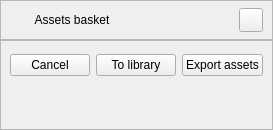
               <widget class="QWidget" name="page_5">
                <layout class="QVBoxLayout" name="verticalLayout_9">
                 <property name="spacing">
                  <number>0</number>
                 </property>
                 <property name="leftMargin">
                  <number>0</number>
                 </property>
                 <property name="topMargin">
                  <number>0</number>
                 </property>
                 <property name="rightMargin">
                  <number>0</number>
                 </property>
                 <property name="bottomMargin">
                  <number>0</number>
                 </property>
                 <item>
                  <widget class="QFrame" name="basket_frame">
                   <property name="minimumSize">
                    <size>
                     <width>0</width>
                     <height>40</height>
                    </size>
                   </property>
                   <property name="maximumSize">
                    <size>
                     <width>16777215</width>
                     <height>40</height>
                    </size>
                   </property>
                   <property name="frameShape">
                    <enum>QFrame::StyledPanel</enum>
                   </property>
                   <property name="frameShadow">
                    <enum>QFrame::Raised</enum>
                   </property>
                   <layout class="QHBoxLayout" name="horizontalLayout_19">
                    <property name="topMargin">
                     <number>0</number>
                    </property>
                    <property name="bottomMargin">
                     <number>0</number>
                    </property>
                    <item>
                     <widget class="QLabel" name="basket_label">
                      <property name="text">
                       <string>Assets basket</string>
                      </property>
                      <property name="alignment">
                       <set>Qt::AlignCenter</set>
                      </property>
                     </widget>
                    </item>
                    <item alignment="Qt::AlignRight">
                     <widget class="QPushButton" name="callaps_btn_f">
                      <property name="minimumSize">
                       <size>
                        <width>24</width>
                        <height>24</height>
                       </size>
                      </property>
                      <property name="maximumSize">
                       <size>
                        <width>24</width>
                        <height>24</height>
                       </size>
                      </property>
                      <property name="text">
                       <string/>
                      </property>
                      <property name="icon">
                       <iconset resource="../resurses.qrc">
                        <normaloff>:/icons/icons/x-circle.svg</normaloff>:/icons/icons/x-circle.svg</iconset>
                      </property>
                      <property name="iconSize">
                       <size>
                        <width>24</width>
                        <height>24</height>
                       </size>
                      </property>
                     </widget>
                    </item>
                   </layout>
                  </widget>
                 </item>
                 <item>
                  <widget class="QFrame" name="frame">
                   <property name="frameShape">
                    <enum>QFrame::StyledPanel</enum>
                   </property>
                   <property name="frameShadow">
                    <enum>QFrame::Raised</enum>
                   </property>
                   <layout class="QVBoxLayout" name="basket_layout">
                    <item>
                     <widget class="QWidget" name="add_asset_btn_contaner_2" native="true">
                      <property name="minimumSize">
                       <size>
                        <width>0</width>
                        <height>30</height>
                       </size>
                      </property>
                      <layout class="QHBoxLayout" name="horizontalLayout_20">
                       <property name="leftMargin">
                        <number>0</number>
                       </property>
                       <property name="topMargin">
                        <number>0</number>
                       </property>
                       <property name="rightMargin">
                        <number>0</number>
                       </property>
                       <property name="bottomMargin">
                        <number>0</number>
                       </property>
                       <item>
                        <widget class="QPushButton" name="erase_basket_button">
                         <property name="text">
                          <string>Cancel</string>
                         </property>
                         <property name="icon">
                          <iconset resource="../resurses.qrc">
                           <normaloff>:/icons/icons/x-square.svg</normaloff>:/icons/icons/x-square.svg</iconset>
                         </property>
                         <property name="iconSize">
                          <size>
                           <width>24</width>
                           <height>24</height>
                          </size>
                         </property>
                        </widget>
                       </item>
                       <item>
                        <widget class="QPushButton" name="export_to_lib_button">
                         <property name="text">
                          <string>To library</string>
                         </property>
                         <property name="icon">
                          <iconset resource="../resurses.qrc">
                           <normaloff>:/icons/icons/file.svg</normaloff>:/icons/icons/file.svg</iconset>
                         </property>
                         <property name="iconSize">
                          <size>
                           <width>24</width>
                           <height>24</height>
                          </size>
                         </property>
                        </widget>
                       </item>
                       <item>
                        <widget class="QPushButton" name="export_basket_button">
                         <property name="minimumSize">
                          <size>
                           <width>0</width>
                           <height>0</height>
                          </size>
                         </property>
                         <property name="text">
                          <string>Export assets</string>
                         </property>
                         <property name="icon">
                          <iconset resource="../resurses.qrc">
                           <normaloff>:/icons/icons/file.svg</normaloff>:/icons/icons/file.svg</iconset>
                         </property>
                         <property name="iconSize">
                          <size>
                           <width>24</width>
                           <height>24</height>
                          </size>
                         </property>
                        </widget>
                       </item>
                      </layout>
                     </widget>
                    </item>
                    <item>
                     <spacer name="verticalSpacer_5">
                      <property name="orientation">
                       <enum>Qt::Vertical</enum>
                      </property>
                      <property name="sizeHint" stdset="0">
                       <size>
                        <width>20</width>
                        <height>40</height>
                       </size>
                      </property>
                     </spacer>
                    </item>
                   </layout>
                  </widget>
                 </item>
                </layout>
               </widget>
